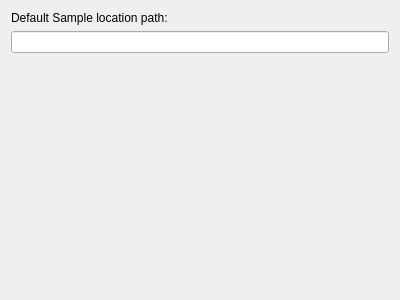
<?xml version="1.0" encoding="UTF-8"?>
<ui version="4.0">
 <class>GeneralPreferences</class>
 <widget class="QWidget" name="GeneralPreferences">
  <property name="geometry">
   <rect>
    <x>0</x>
    <y>0</y>
    <width>400</width>
    <height>300</height>
   </rect>
  </property>
  <property name="windowTitle">
   <string>Form</string>
  </property>
  <layout class="QVBoxLayout" name="verticalLayout">
   <item>
    <widget class="QLabel" name="label_3">
     <property name="text">
      <string>Default Sample location path:</string>
     </property>
    </widget>
   </item>
   <item>
    <widget class="QLineEdit" name="samplePath">
     <property name="text">
      <string/>
     </property>
    </widget>
   </item>
   <item>
    <spacer name="verticalSpacer">
     <property name="orientation">
      <enum>Qt::Vertical</enum>
     </property>
     <property name="sizeHint" stdset="0">
      <size>
       <width>20</width>
       <height>245</height>
      </size>
     </property>
    </spacer>
   </item>
  </layout>
 </widget>
 <resources/>
 <connections/>
</ui>
